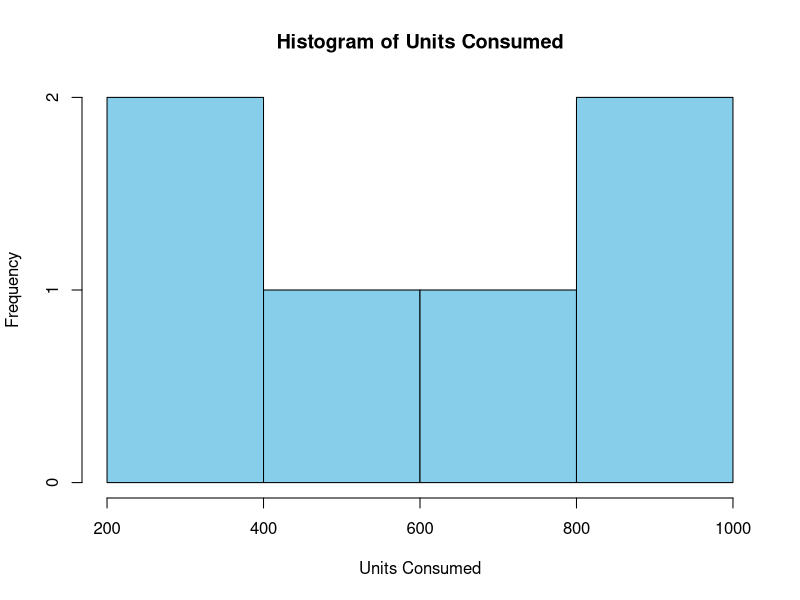
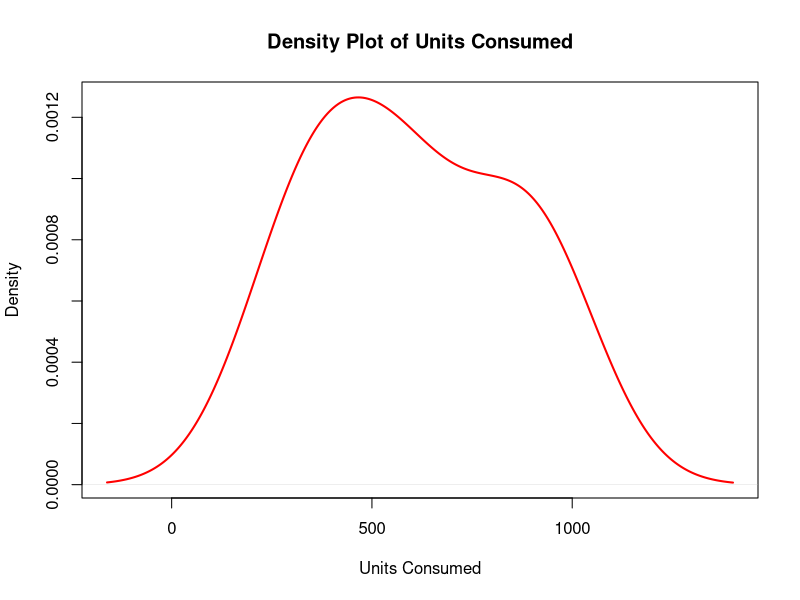
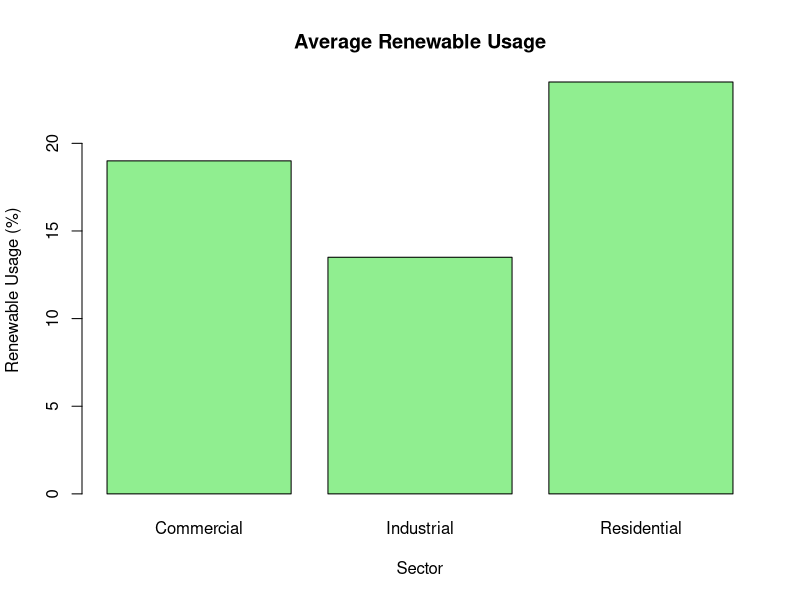

Here is the R script that generated these plots, in order:
Sector <- c("Residential","Commercial","Industrial",
            "Residential","Commercial","Industrial")
Region <- c("North","South","West","East","North","South")
Month <- c("Jan","Jan","Feb","Feb","Mar","Mar")
Temperature <- c(15,24,20,18,28,30)
Units_Consumed <- c(320,540,880,350,610,920)
Cost <- c(2100,3600,5900,2300,4100,6200)
Renewable_Usage <- c(22,18,12,25,20,15)
Peak_Hours <- c(4,6,8,5,7,9)
data <- data.frame(Sector,Region,Month,Temperature,
                   Units_Consumed,Cost,
                   Renewable_Usage,Peak_Hours)
print(data)

hist(data$Units_Consumed,
     col="skyblue",
     main="Histogram of Units Consumed",
     xlab="Units Consumed")

plot(density(data$Units_Consumed),
     col="red",
     lwd=2,
     main="Density Plot of Units Consumed",
     xlab="Units Consumed")

avg <- aggregate(Renewable_Usage ~ Sector,
                 data=data,
                 mean)
print(avg)

barplot(avg$Renewable_Usage,
        names.arg=avg$Sector,
        col="lightgreen",
        main="Average Renewable Usage",
        xlab="Sector",
        ylab="Renewable Usage (%)")
